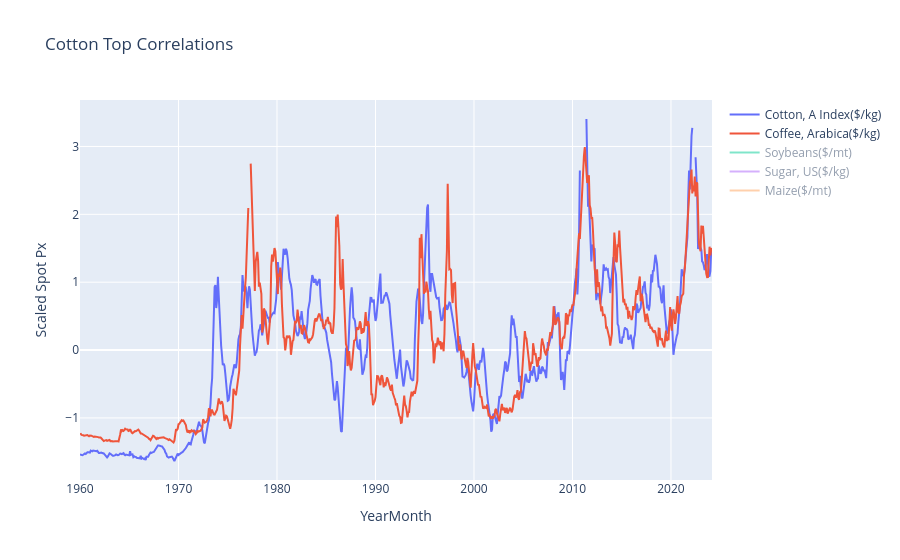

The notebook cell saved with this chart:
### Code cell
# Create traces for each commodity
traces = []
for commodity in cotton_top_correlations:
    trace = go.Scatter(x=wb_commodities_outliers_rm_df_scaled.index, y=wb_commodities_outliers_rm_df_scaled[commodity], mode='lines', name=commodity)
    traces.append(trace)

# Define layout for the plot
layout = go.Layout(
    title='Cotton Top Correlations',
    xaxis=dict(title='YearMonth'),
    yaxis=dict(title='Scaled Spot Px')
)

# Create figure and plot
fig = go.Figure(data=traces, layout=layout)

# Display the interactive plot
fig.show()

### Figure 1 — Plotly figure (JSON) as saved in the notebook; plotly's stock layout.template omitted (floating-point values rounded to 4 significant figures; data arrays with more than 128 entries replaced by an {"elided": "..."} marker saying what was removed)
{"data": [{"mode": "lines", "name": "Cotton, A Index($/kg)", "type": "scatter", "x": {"elided": "771 str values"}, "y": {"elided": "771 float values"}}, {"mode": "lines", "name": "Coffee, Arabica($/kg)", "type": "scatter", "visible": true, "x": {"elided": "771 str values"}, "y": {"elided": "771 float values"}}, {"mode": "lines", "name": "Soybeans($/mt)", "type": "scatter", "visible": "legendonly", "x": {"elided": "771 str values"}, "y": {"elided": "771 float values"}}, {"mode": "lines", "name": "Sugar, US($/kg)", "type": "scatter", "visible": "legendonly", "x": {"elided": "771 str values"}, "y": {"elided": "771 float values"}}, {"mode": "lines", "name": "Maize($/mt)", "type": "scatter", "visible": "legendonly", "x": {"elided": "771 str values"}, "y": {"elided": "771 float values"}}], "layout": {"autosize": true, "title": {"text": "Cotton Top Correlations"}, "xaxis": {"autorange": true, "range": ["1960-01-01", "2024-03-01"], "title": {"text": "YearMonth"}, "type": "date"}, "yaxis": {"autorange": true, "range": [-1.915, 3.685], "title": {"text": "Scaled Spot Px"}, "type": "linear"}}}
